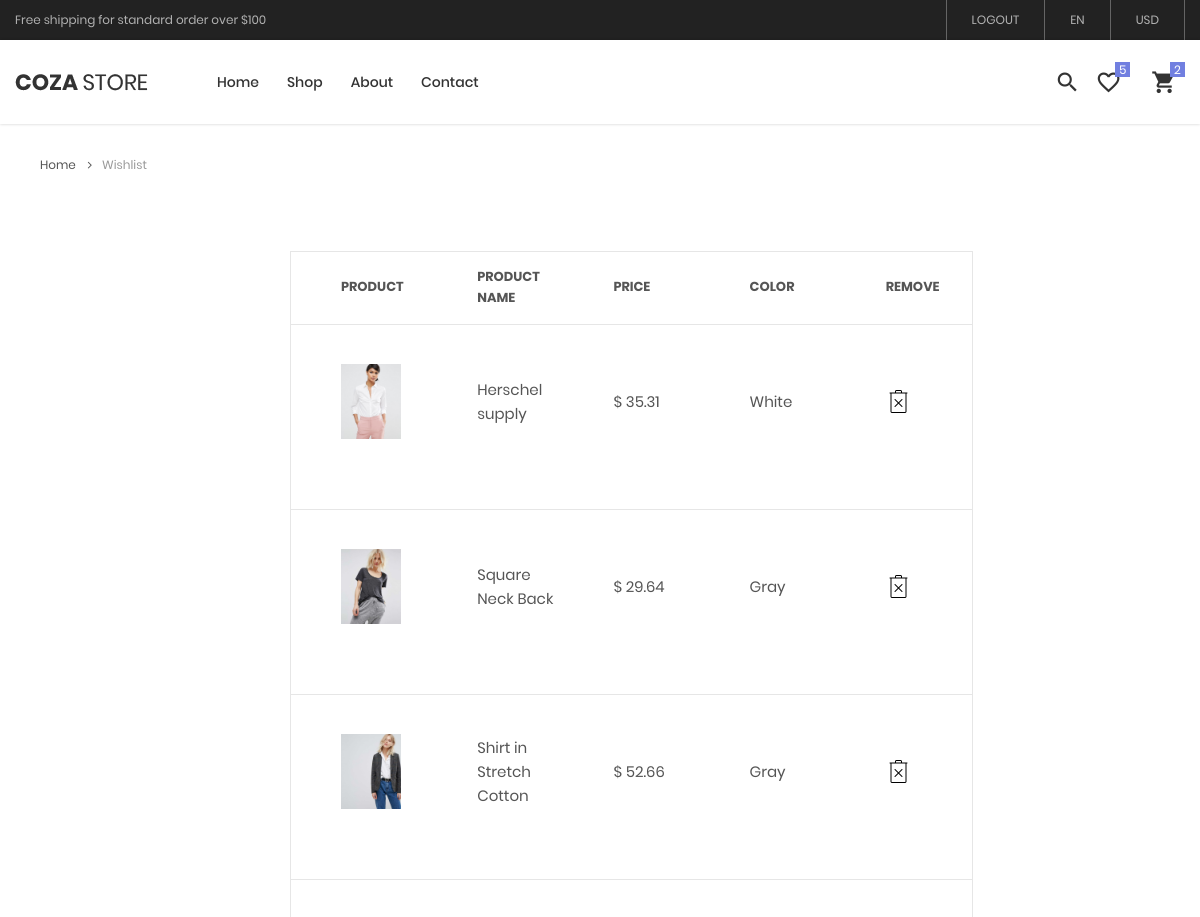
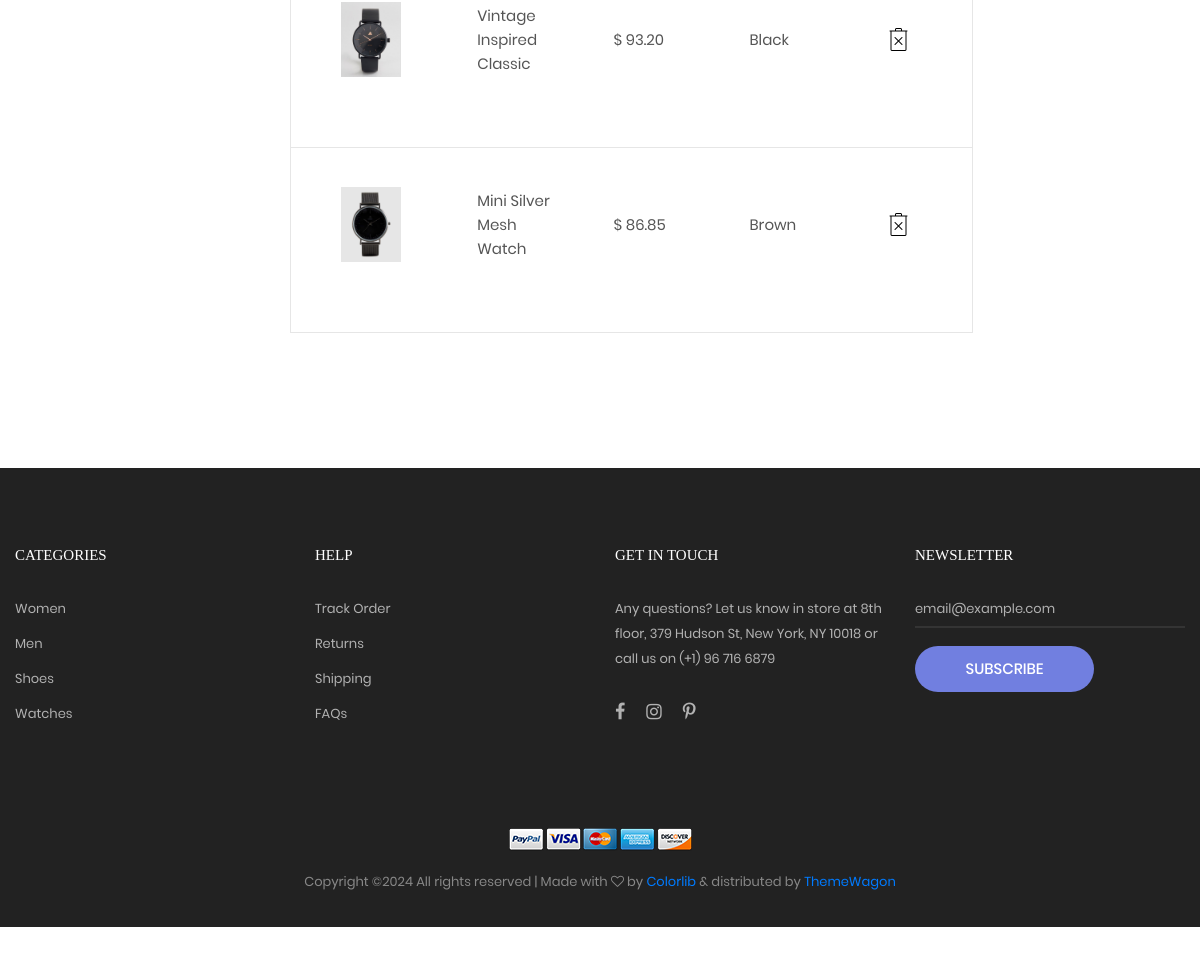
Screenshot of /wishlist/ (signed in) with the database file from the repository (2 pictures, top to bottom).
### main/models.py (models this page shows, shortened)
class Image(models.Model):
    img = models.ImageField('Image', upload_to='media')

class LikedProduct(models.Model):
    user = models.ForeignKey(User, on_delete=models.CASCADE)
    product = models.ForeignKey(Product, on_delete=models.CASCADE)
    liked_at = models.DateTimeField(auto_now_add=True)
    class Meta:
        unique_together = ('user', 'product')

class Product(models.Model):
    product_name = models.CharField('Product Name', max_length=150)
    img = models.ManyToManyField('Image')
    description = models.TextField('Description', default='Aenean sit amet gravida nisi. Nam fermentum est felis, quis feugiat nunc fringilla sit amet. Ut in blandit ipsum. Quisque luctus dui at ante aliquet, in hendrerit lectus interdum. Morbi elementum sapien rhoncus pretium maximus. Nulla lectus enim, cursus et elementum sed, sodales vitae eros. Ut ex quam, porta consequat interdum in, faucibus eu velit. Quisque rhoncus ex ac libero varius molestie. Aenean tempor sit amet orci nec iaculis. Cras sit amet nulla libero. Curabitur dignissim, nunc nec laoreet consequat, purus nunc porta lacus, vel efficitur tellus augue in ipsum. Cras in arcu sed metus rutrum iaculis. Nulla non tempor erat. Duis in egestas nunc.')
    type = models.ForeignKey(ClothingType, on_delete=models.CASCADE, related_name='type_rn', null=True)
    color = models.ForeignKey('Color', on_delete=models.CASCADE, related_name='color_rn')
    size = models.ManyToManyField('Size')
    quantity = models.ManyToManyField('Quantity')
    price = models.DecimalField('Price', max_digits=5, decimal_places=2)
    weight = models.FloatField('Weight (kg)', default=0.8)
    dimensions = models.CharField('Dimensions (cm)', max_length=150, default='110 x 33 x 100')
    material = models.CharField('Material', max_length=150, default='60% cotton')
    code = models.PositiveSmallIntegerField('Code', default=get_last_product_code_default)
    owner_detector = models.ForeignKey(ClothingOwnerDetector, on_delete=models.CASCADE, related_name='owner_detector_rn')
    created_at = models.DateTimeField('Created At', auto_now_add=True)
    updated_at = models.DateTimeField('Updated At', auto_now=True)
    class Meta:
        verbose_name = 'Product'
        verbose_name_plural = 'Products'

class Color(models.Model):
    color = models.CharField('Color', max_length=20)

### main/views.py (the view)
# urls.py: path('wishlist/', Wishlist.as_view(), name='wishlist'),
class Wishlist(ListView):
    template_name = 'main/wishlist.html'
    def get(self, request: HttpRequest, *args: Any, **kwargs: Any) -> HttpResponse:
        products = LikedProduct.objects.filter(user = request.user)[::-1]
        context = {
            'products': products,
        }
        return render(request, self.template_name, context)

### main/utils/context_processors.py (called while the page is built)
def liked_product_count(request):
    if request.user.is_authenticated:
        liked_product_count = LikedProduct.objects.filter(user=request.user).count()
    else:
        liked_product_count = 0
    return {'liked_product_count': liked_product_count}

def cart_product_count(request):
    if request.user.is_authenticated:
        cart_product_count = Cart.objects.filter(user=request.user).count()
    else:
        cart_product_count = 0
    return {'cart_product_count': cart_product_count}

### main/templates/main/wishlist.html (shortened to what this page needs)
{% extends 'extend/base2.html' %}
{% block 'content' %}
{% load static %}
	<div class="container">
		<div class="bread-crumb flex-w p-l-25 p-r-15 p-t-30 p-lr-0-lg">
			<a href="{% url 'home' %}" class="stext-109 cl8 hov-cl1 trans-04">
				Home
				<i class="fa fa-angle-right m-l-9 m-r-10" aria-hidden="true"></i>
			</a>
			<span class="stext-109 cl4">
				Wishlist
			</span>
		</div>
	</div>
	<form class="bg0 p-t-75 p-b-85">
		<div class="container">
			<div class="row">
				<div class="col-lg-10 col-xl-7 m-lr-auto m-b-50">
					<div class="m-l-25 m-r--38 m-lr-0-xl">
						<div class="wrap-table-shopping-cart">
							<table class="table-shopping-cart">
								<tr class="table_head">
									<th class="column-1">Product</th>
									<th class="column-1">Product Name</th>
									<th class="column-1">Price</th>
									<th class="column-1">Color</th>
									<th class="column-1">Remove</th>
								</tr>
								{% for product in products %}
								<tr class="table_row">
									<td class="column-1">
										<div class="how-itemcart1">
											{% for img in product.product.img.all %}
												{% if forloop.first %}
													<img src="{{ img.img.url }}" alt="IMG">
												{% endif %}
											{% endfor %}
										</div>
									</td>
									<td class="column-1">{{ product.product.product_name }}</td>
									<td class="column-1">$ {{ product.product.price }}</td>
									<td class="column-1">{{ product.product.color.color }}</td>
									<td class="column-1">
										<img class="remove-liked-product" style='width: 25px; height: 25px; cursor: pointer;'
											src="{% static 'images/icons/remove.png' %}"
											data-product-id="{{ product.product.id }}">
									</td>
								</tr>
								{% endfor %}
							</table>
						</div>
					</div>
				</div>
			</div>
		</div>
	</form>
{% endblock %}

### main/static/css/main.css (style rules this page uses)
.container { max-width: 1380px; }
@media (max-width: 1600px) { .container { max-width: 1200px; } }
.wrap-table-shopping-cart { overflow: auto; border-left: 1px solid #e6e6e6; border-right: 1px solid #e6e6e6; }
.table-shopping-cart { border-collapse: collapse; width: 100%; min-width: 680px; }
.table-shopping-cart tr { border-top: 1px solid #e6e6e6; border-bottom: 1px solid #e6e6e6; }
.table-shopping-cart .column-1 { width: 133px; padding-left: 50px; }
.table-shopping-cart .table_row { height: 185px; }
.table-shopping-cart .table_row td { padding-bottom: 20px; }
.table-shopping-cart .table_row td.column-1 { padding-bottom: 30px; }
.table-shopping-cart .table_head th { font-family: Poppins-Bold; font-size: 13px; color: #555; text-transform: uppercase; line-height: 1.6; padding-top: 15px; padding-bottom: 15px; }
.table-shopping-cart td { font-family: Poppins-Regular; color: #555; line-height: 1.6; }
.cl4 { color: #999; }
.cl8 { color: #555; }
.stext-109 { font-family: Poppins-Regular; font-size: 12px; line-height: 1.833333; }
.bg0 { background-color: #fff; }
.how-itemcart1 { width: 60px; position: relative; margin-right: 20px; cursor: pointer; }
.how-itemcart1 img { width: 100%; }
.how-itemcart1::after { content: '\e870'; font-family: Linearicons-Free; font-size: 16px; display: -webkit-box; display: -webkit-flex; display: -moz-box; display: -ms-flexbox; display: flex; justify-content: center; align-items: center; position: absolute; width: 100%; height: 100%; top: 0; left: 0; background-color: rgba(0,0,0,0.5); color: #fff; transition: all 0.3s; -webkit-transition: all 0.3s; -o-transition: all 0.3s; -moz-transition: all 0.3s; opacity: 0; }

### rows the page displays
LikedProduct: product.product_name "Herschel supply", product.price "35.31", product.color.color "White"
Image: img (picture)
LikedProduct: product.product_name "Square Neck Back", product.price "29.64", product.color.color "Gray"
Image: img (picture)
LikedProduct: product.product_name "Shirt in Stretch Cotton", product.price "52.66", product.color.color "Gray"
Image: img (picture)
LikedProduct: product.product_name "Vintage Inspired Classic", product.price "93.20", product.color.color "Black"
Image: img (picture)
LikedProduct: product.product_name "Mini Silver Mesh Watch", product.price "86.85", product.color.color "Brown"
Image: img (picture)
